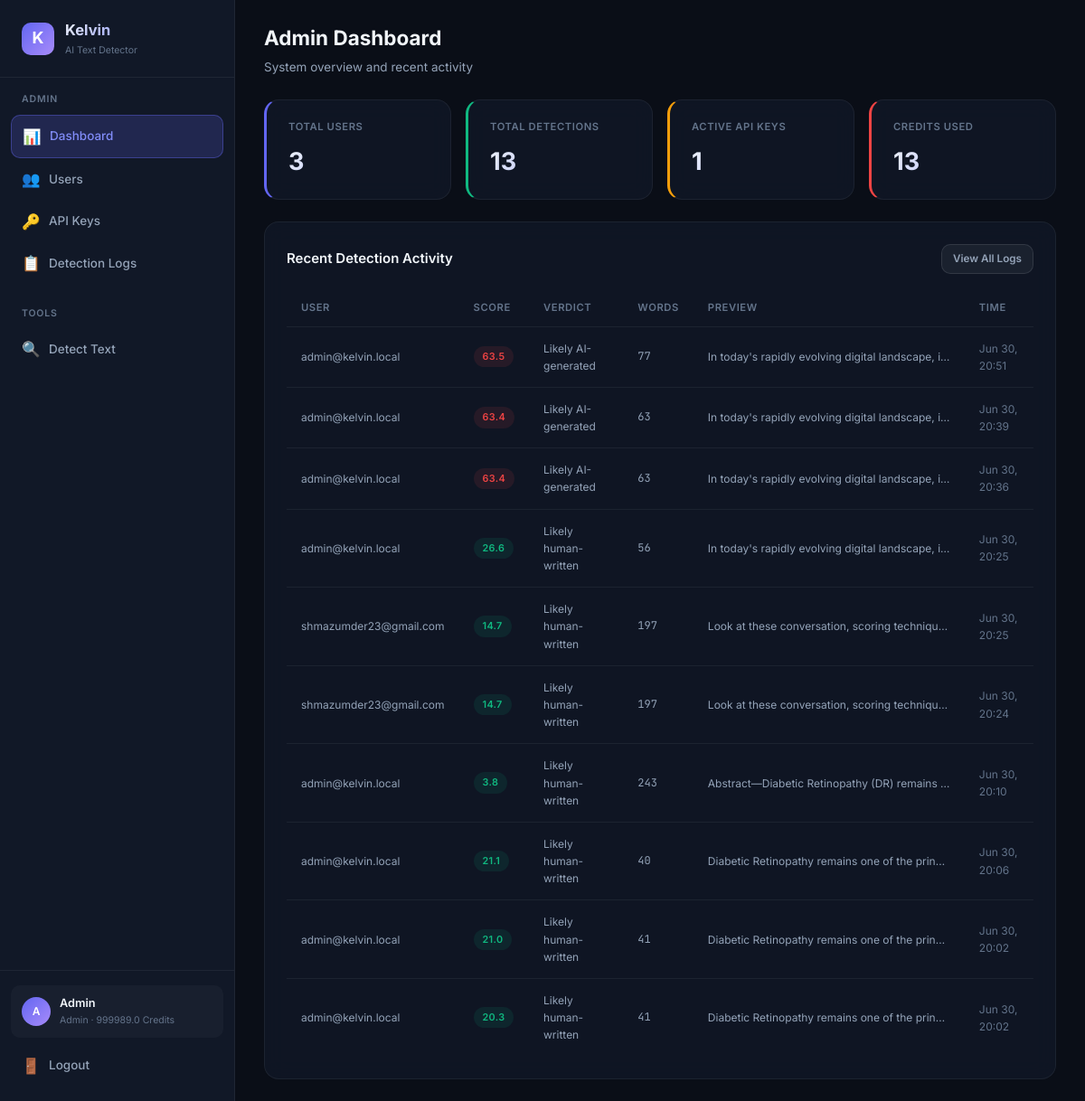
The app's page /admin/dashboard (signed in), older data.
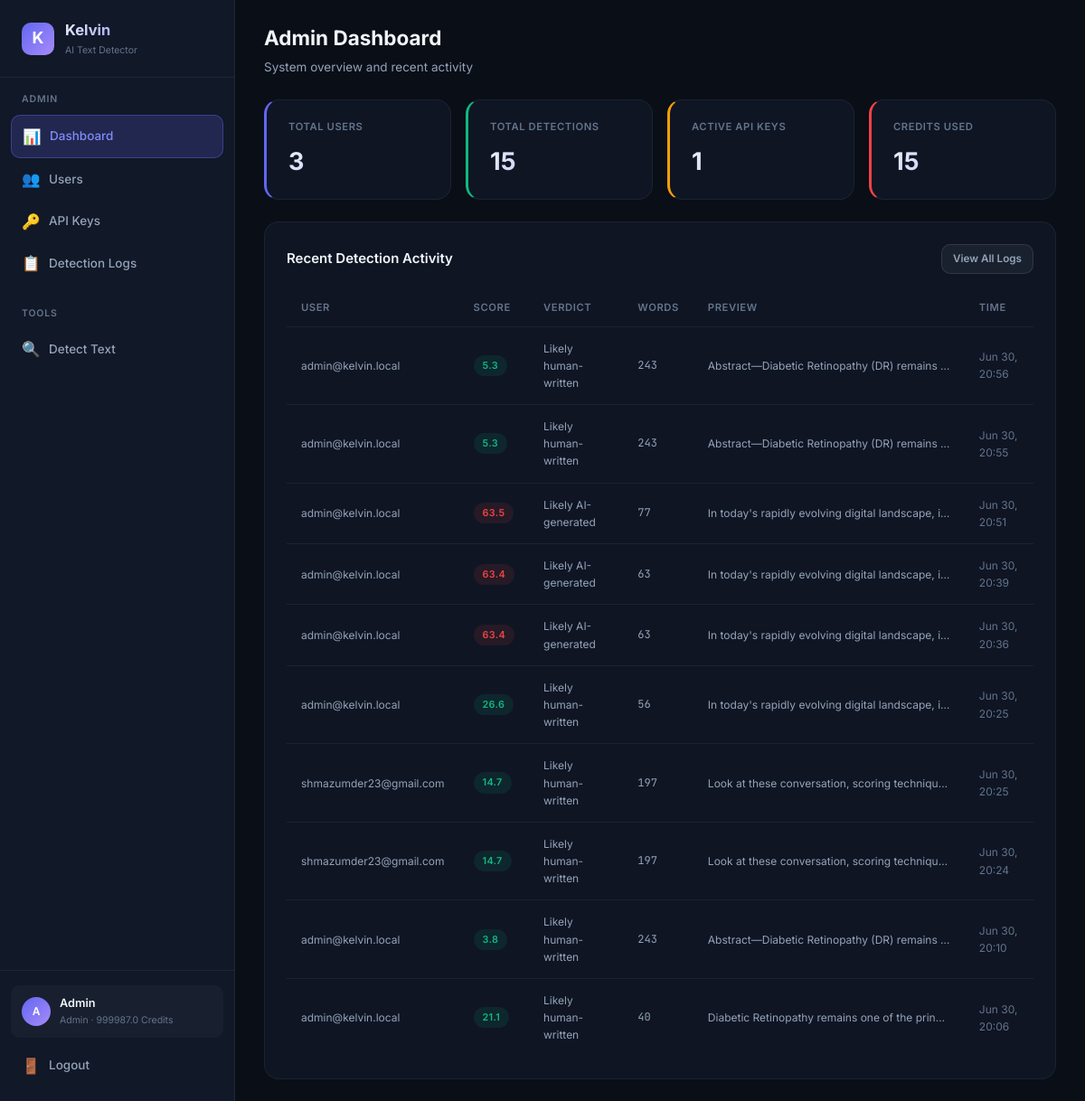
The same page, newer data.
### database.py (models this page shows, shortened)
class User(Base):
    __tablename__ = "users"
    id = Column(Integer, primary_key=True, autoincrement=True)
    email = Column(String(255), unique=True, nullable=False, index=True)
    password_hash = Column(String(255), nullable=False)
    display_name = Column(String(100), nullable=False)
    role = Column(String(20), nullable=False, default="user")  # "admin" or "user"
    balance = Column(Float, nullable=False, default=100.0)
    is_active = Column(Boolean, nullable=False, default=True)
    created_at = Column(DateTime, nullable=False, default=datetime.utcnow)
    api_keys = relationship("APIKeyRecord", back_populates="user", lazy="dynamic")
    detection_logs = relationship("DetectionLog", back_populates="user", lazy="dynamic")
    transactions = relationship("BalanceTransaction", back_populates="user", lazy="dynamic")

class DetectionLog(Base):
    __tablename__ = "detection_logs"
    id = Column(Integer, primary_key=True, autoincrement=True)
    user_id = Column(Integer, ForeignKey("users.id"), nullable=False, index=True)
    api_key_id = Column(Integer, ForeignKey("api_keys.id"), nullable=True)
    input_text = Column(Text, nullable=False)
    output_json = Column(Text, nullable=False)  # JSON string
    score = Column(Float, nullable=True)
    verdict = Column(String(50), nullable=True)
    model_used = Column(String(30), nullable=True)
    cost = Column(Float, nullable=False, default=1.0)
    word_count = Column(Integer, nullable=True)
    ip_address = Column(String(45), nullable=True)
    created_at = Column(DateTime, nullable=False, default=datetime.utcnow)
    user = relationship("User", back_populates="detection_logs")
    api_key = relationship("APIKeyRecord", back_populates="detection_logs")
    __table_args__ = (
        Index("idx_logs_user_created", "user_id", "created_at"),
    )

### detect-ai.py (the view)
@app.get("/admin/dashboard", response_class=HTMLResponse)
async def admin_dashboard(request: Request, db: Session = Depends(get_db_session)):
    _require_admin_web(request, db)
    total_users = db.query(func.count(User.id)).scalar()
    total_requests = db.query(func.count(DetectionLog.id)).scalar()
    active_keys = db.query(func.count(APIKeyRecord.id)).filter(APIKeyRecord.is_revoked == False).scalar()
    total_credits = db.query(func.sum(DetectionLog.cost)).scalar() or 0
    recent_logs = db.query(DetectionLog).order_by(desc(DetectionLog.created_at)).limit(10).all()
    for log in recent_logs:
        u = db.query(User).filter(User.id == log.user_id).first()
        log.user_email = u.email if u else "unknown"
    return _render(request, db, "admin/dashboard.html", total_users=total_users, total_requests=total_requests, active_keys=active_keys, total_credits=total_credits, recent_logs=recent_logs)

### templates/admin/dashboard.html (shortened to what this page needs)
{% extends "base.html" %}
{% set active_page = 'admin-dashboard' %}
{% block page_header %}
<div class="page-header">
    <h2>Admin Dashboard</h2>
    <p>System overview and recent activity</p>
</div>
{% endblock %}
{% block content %}
<div class="stats-grid">
    <div class="stat-card accent">
        <div class="stat-label">Total Users</div>
        <div class="stat-value">{{ total_users }}</div>
    </div>
    <div class="stat-card green">
        <div class="stat-label">Total Detections</div>
        <div class="stat-value">{{ total_requests }}</div>
    </div>
    <div class="stat-card yellow">
        <div class="stat-label">Active API Keys</div>
        <div class="stat-value">{{ active_keys }}</div>
    </div>
    <div class="stat-card red">
        <div class="stat-label">Credits Used</div>
        <div class="stat-value">{{ total_credits | round(0) | int }}</div>
    </div>
</div>
<div class="card">
    <div class="card-header">
        <h3>Recent Detection Activity</h3>
        <a href="/admin/logs" class="btn btn-secondary btn-sm">View All Logs</a>
    </div>
    {% if recent_logs %}
    <div class="table-container">
        <table>
            <thead>
                <tr>
                    <th>User</th>
                    <th>Score</th>
                    <th>Verdict</th>
                    <th>Words</th>
                    <th>Preview</th>
                    <th>Time</th>
                </tr>
            </thead>
            <tbody>
                {% for log in recent_logs %}
                <tr>
                    <td class="text-sm">{{ log.user_email }}</td>
                    <td>
                        <span class="badge {% if log.score and log.score >= 60 %}badge-red{% elif log.score and log.score >= 30 %}badge-yellow{% else %}badge-green{% endif %}">
                            {{ log.score | round(1) if log.score else '—' }}
                        </span>
                    </td>
                    <td class="text-sm">{{ log.verdict or '—' }}</td>
                    <td class="text-mono text-sm">{{ log.word_count or '—' }}</td>
                    <td class="truncate text-sm">{{ log.input_text[:60] }}{% if log.input_text|length > 60 %}...{% endif %}</td>
                    <td class="text-sm text-muted">{{ log.created_at.strftime('%b %d, %H:%M') if log.created_at else '—' }}</td>
                </tr>
                {% endfor %}
            </tbody>
        </table>
    </div>
    {% else %}
    <div class="empty-state">
        <div class="empty-icon">📊</div>
        <h3>No activity yet</h3>
    </div>
    {% endif %}
</div>
{% endblock %}

### templates/base.html (shortened to what this page needs)
<!DOCTYPE html>
<html lang="en">
<head>
    <link rel="stylesheet" href="/static/css/style.css?v=4">
</head>
<body>
    {% block body %}
    <div class="app-layout">
        <aside class="sidebar">
            <div class="sidebar-brand">
                <div class="brand-icon">K</div>
                <div>
                    <h1>Kelvin</h1>
                    <div class="brand-version">AI Text Detector</div>
                </div>
            </div>
            <nav class="sidebar-nav">
                {% if user and user.role == 'admin' %}
                <div class="nav-section">
                    <div class="nav-section-title">Admin</div>
                    <a href="/admin/dashboard" class="nav-link {% if active_page == 'admin-dashboard' %}active{% endif %}">
                        <span class="nav-icon">📊</span> Dashboard
                    </a>
                    <a href="/admin/users" class="nav-link {% if active_page == 'admin-users' %}active{% endif %}">
                        <span class="nav-icon">👥</span> Users
                    </a>
                    <a href="/admin/keys" class="nav-link {% if active_page == 'admin-keys' %}active{% endif %}">
                        <span class="nav-icon">🔑</span> API Keys
                    </a>
                    <a href="/admin/logs" class="nav-link {% if active_page == 'admin-logs' %}active{% endif %}">
                        <span class="nav-icon">📋</span> Detection Logs
                    </a>
                </div>
                <div class="nav-section">
                    <div class="nav-section-title">Tools</div>
                    <a href="/dashboard/detect" class="nav-link {% if active_page == 'detect' %}active{% endif %}">
                        <span class="nav-icon">🔍</span> Detect Text
                    </a>
                </div>
                {% endif %}
            </nav>
            {% if user %}
            <div class="sidebar-footer">
                <div class="sidebar-user">
                    <div class="user-avatar">{{ user.display_name[0] | upper }}</div>
                    <div class="user-info">
                        <div class="user-name">{{ user.display_name }}</div>
                        <div class="user-role">{{ user.role }} · {{ user.balance | round(1) }} credits</div>
                    </div>
                </div>
                <a href="/logout" class="nav-link" style="margin-top: 8px;">
                    <span class="nav-icon">🚪</span> Logout
                </a>
            </div>
            {% endif %}
        </aside>
        <main class="main-content">
            {% block page_header %}{% endblock %}
            <div class="page-body">
                {% block content %}{% endblock %}
            </div>
        </main>
    </div>
    {% endblock %}
</body>
</html>

Row changes from the older to the newer data that the page shows:
no longer on this page (row unchanged): DetectionLog: user_email "admin@kelvin.local", score "21.0", verdict "Likely human-written", word_count "41", input_text "Diabetic Retinopathy remains one of the prin…", created_at "Jun 30, 20:02"
no longer on this page (row unchanged): DetectionLog: user_email "admin@kelvin.local", score "20.3", verdict "Likely human-written", word_count "41", input_text "Diabetic Retinopathy remains one of the prin…", created_at "Jun 30, 20:02"
changed User "Admin": balance "999989.0" → "999987.0"
added DetectionLog: user_email "admin@kelvin.local", score "5.3", verdict "Likely human-written", word_count "243", input_text "Abstract—Diabetic Retinopathy (DR) remains…", created_at "Jun 30, 20:56"
added DetectionLog: user_email "admin@kelvin.local", score "5.3", verdict "Likely human-written", word_count "243", input_text "Abstract—Diabetic Retinopathy (DR) remains…", created_at "Jun 30, 20:55"
Text that changed along with them:
{{ total_requests }}: "13" → "15"
{{ total_credits | round(0) | int }}: "13" → "15"
